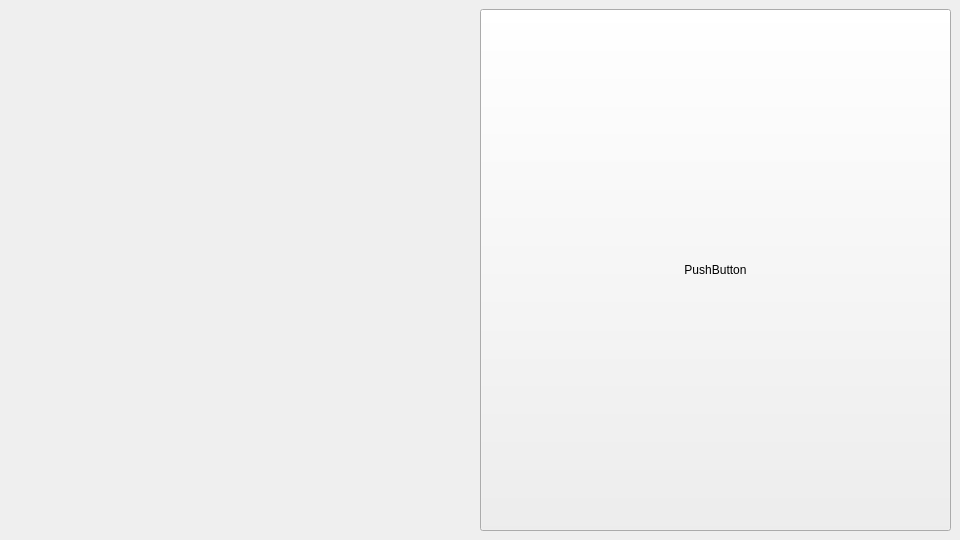
<?xml version="1.0" encoding="UTF-8"?>
<ui version="4.0">
 <class>MainWindow</class>
 <widget class="QMainWindow" name="MainWindow">
  <property name="geometry">
   <rect>
    <x>0</x>
    <y>0</y>
    <width>960</width>
    <height>540</height>
   </rect>
  </property>
  <property name="windowTitle">
   <string>MainWindow</string>
  </property>
  <widget class="QWidget" name="centralwidget">
   <layout class="QGridLayout" name="gridLayout">
    <item row="0" column="1">
     <layout class="QGridLayout" name="ImageLayout">
      <property name="leftMargin">
       <number>0</number>
      </property>
      <property name="spacing">
       <number>0</number>
      </property>
      <item row="0" column="0">
       <widget class="QPushButton" name="pushButton">
        <property name="enabled">
         <bool>true</bool>
        </property>
        <property name="sizePolicy">
         <sizepolicy hsizetype="MinimumExpanding" vsizetype="MinimumExpanding">
          <horstretch>0</horstretch>
          <verstretch>0</verstretch>
         </sizepolicy>
        </property>
        <property name="text">
         <string>PushButton</string>
        </property>
       </widget>
      </item>
     </layout>
    </item>
    <item row="0" column="0">
     <spacer name="horizontalSpacer">
      <property name="orientation">
       <enum>Qt::Horizontal</enum>
      </property>
      <property name="sizeHint" stdset="0">
       <size>
        <width>40</width>
        <height>20</height>
       </size>
      </property>
     </spacer>
    </item>
   </layout>
  </widget>
 </widget>
 <resources/>
 <connections/>
</ui>
